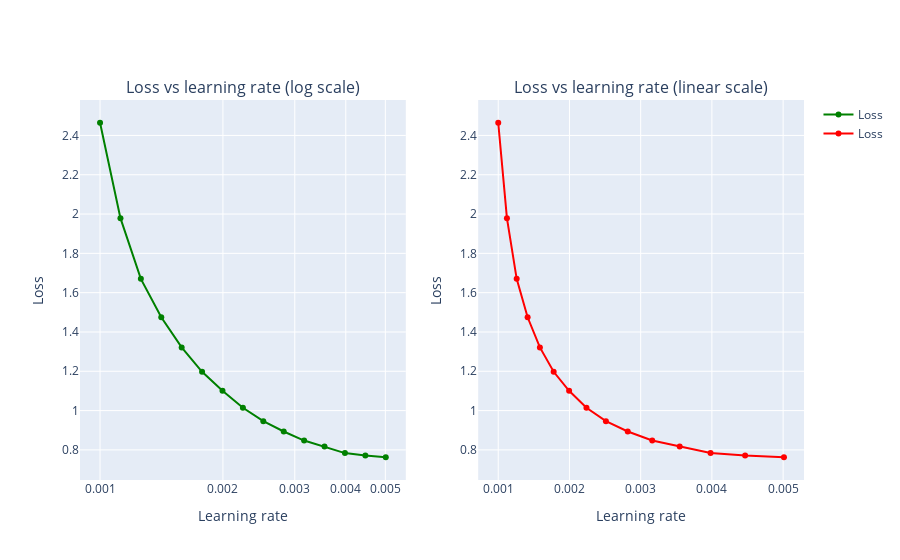

The code cell stored with this chart in its notebook:
### Code cell
def create_trace(x,y,ylabel,color):
        trace = go.Scatter(
            x = x,y = y,
            name=ylabel,
            marker=dict(color=color),
            mode = "markers+lines",
            text=x
        )
        return trace
    
def plot_lr_and_loss(history, lrs):
    loss = history.history['loss']
    # Define the traces
    trace_lr_log = create_trace(lrs,loss,"Loss", "Green")
    trace_lr_lin = create_trace(lrs,loss,"Loss", "Red")
    fig = plotly.subplots.make_subplots(rows=1,cols=2, subplot_titles=('Loss vs learning rate (log scale)',
                                                             'Loss vs learning rate (linear scale)'))
    # Add traces to the figure
    fig.append_trace(trace_lr_log,1,1)
    fig.append_trace(trace_lr_lin,1,2)
    #set the layout for the figure
    fig['layout']['xaxis'].update(title = 'Learning rate', type="log")
    fig['layout']['yaxis'].update(title = 'Loss')
    fig['layout']['xaxis2'].update(title = 'Learning rate', type="linear")
    fig['layout']['yaxis2'].update(title = 'Loss')
    # Plot
    iplot(fig, filename='accuracy-loss')
    
lrs = 1e-3 * (10**(np.arange(15)/20))
plot_lr_and_loss(history, lrs)

### Figure 1 — Plotly figure (JSON) as saved in the notebook; plotly's stock layout.template omitted (floating-point values rounded to 4 significant figures)
{"data": [{"marker": {"color": "Green"}, "mode": "markers+lines", "name": "Loss", "text": [0.001, 0.001122, 0.001259, 0.001413, 0.001585, 0.001778, 0.001995, 0.002239, 0.002512, 0.002818, 0.003162, 0.003548, 0.003981, 0.004467, 0.005012], "type": "scatter", "x": [0.001, 0.001122, 0.001259, 0.001413, 0.001585, 0.001778, 0.001995, 0.002239, 0.002512, 0.002818, 0.003162, 0.003548, 0.003981, 0.004467, 0.005012], "xaxis": "x", "y": [2.465, 1.979, 1.67, 1.475, 1.321, 1.198, 1.101, 1.014, 0.9461, 0.8937, 0.8475, 0.8172, 0.7837, 0.7714, 0.7626], "yaxis": "y"}, {"marker": {"color": "Red"}, "mode": "markers+lines", "name": "Loss", "text": [0.001, 0.001122, 0.001259, 0.001413, 0.001585, 0.001778, 0.001995, 0.002239, 0.002512, 0.002818, 0.003162, 0.003548, 0.003981, 0.004467, 0.005012], "type": "scatter", "x": [0.001, 0.001122, 0.001259, 0.001413, 0.001585, 0.001778, 0.001995, 0.002239, 0.002512, 0.002818, 0.003162, 0.003548, 0.003981, 0.004467, 0.005012], "xaxis": "x2", "y": [2.465, 1.979, 1.67, 1.475, 1.321, 1.198, 1.101, 1.014, 0.9461, 0.8937, 0.8475, 0.8172, 0.7837, 0.7714, 0.7626], "yaxis": "y2"}], "layout": {"annotations": [{"font": {"size": 16}, "showarrow": false, "text": "Loss vs learning rate (log scale)", "x": 0.225, "xanchor": "center", "xref": "paper", "y": 1, "yanchor": "bottom", "yref": "paper"}, {"font": {"size": 16}, "showarrow": false, "text": "Loss vs learning rate (linear scale)", "x": 0.775, "xanchor": "center", "xref": "paper", "y": 1, "yanchor": "bottom", "yref": "paper"}], "xaxis": {"anchor": "y", "domain": [0, 0.45], "title": {"text": "Learning rate"}, "type": "log"}, "xaxis2": {"anchor": "y2", "domain": [0.55, 1], "title": {"text": "Learning rate"}, "type": "linear"}, "yaxis": {"anchor": "x", "domain": [0, 1], "title": {"text": "Loss"}}, "yaxis2": {"anchor": "x2", "domain": [0, 1], "title": {"text": "Loss"}}}}
